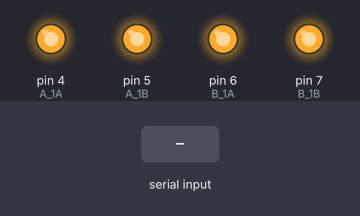
Bench run of a sketch on a simulated Arduino Uno, built with avr-gcc and run on an emulated ATmega328P. Parts: output pins drawn as LEDs (lit = HIGH). Inputs (shaded band) come from the test bench. What the sketch prints to the serial monitor is not drawn.

Above: at 1.2 s.
1.3 s: "]" received over Serial
3.2 s: "90,45,200\n" received over Serial
5.1 s: "]" received over Serial
At 6.3 s:
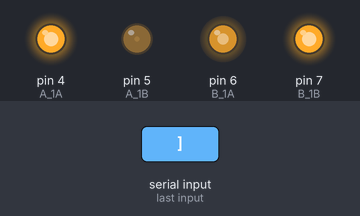
Timing chart, 0 to 8.1 s (numbered marks = the images above; inputs shaded):
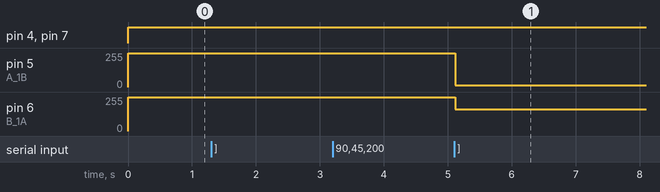

Measured:
- after the input at 1.3 s, every drawn part: stays the same
- after the input at 3.2 s, every drawn part: stays the same
- after the input at 5.1 s, pin 5 (A_1B): 255/255 → 15/255 at once; pin 6 (B_1A): 255/255 → 165/255 at once

The sketch:

4WD_Bluetooth_control.ino
```cpp
/*此示例必须与Blinker app联动，下载方式和更多相关资料请访问https://blinker.app/   */

//更多资料欢迎访问我们的官网 http://openjumper.cn/ 或联系邮箱 support@openjumper.com
//https://openjumper.taobao.com/ --OPENJUMPER官方店铺
//https://shop555818949.taobao.com/ --OPENJUMPER企业店铺


char cmd[7] = "128,128";  //定义一个数组用于抓取蓝牙摇杆的信号
int index = 0; //定义一个数用于对数组进行操控
int x = 128, y = 128;  //定义两个变量存储蓝牙摇杆的信号值
int R_motor = 0;  //定义右轮速度值
int L_motor = 0; //定义左轮速度值
char *p;  //定义一个指针用于分离字符串中的指令

#define A_1A 4 //A组电机正反转控制
#define A_1B 5 //PWM
#define B_1A 6 //PMW//B组电机正反转控制
#define B_1B 7 //

void serialEvent()   //当串口有字符串传入后触发函数
{
  while (Serial.available())
  {
    char inChar = Serial.read();
    if (isDigit(inChar) || inChar == ',')
    {
      cmd[index] = inChar;
      index++;
      if (index > 7)
        index = 7;
    }
    else if (inChar == ']')
    {
      p = strtok(cmd, ",");
      if (p == NULL)
        return;
      x = atoi(p);
      p = strtok(NULL, ",");
      if (p == NULL)
        return;
      y = atoi(p);

      Convert(x, y);

      for (int i = 7; i > 0; i--)
      {
        cmd[i] = "";
      }
      index = 0;
    }
  }
}

void Convert(int x_val, int y_val)//将摇杆向量转化为左右驱动轮速度
{
  R_motor = 0;//初始化轮速
  L_motor = 0;
  if(x_val==128||y_val==128)  //摇杆处于中间位置时速度为零
  {
    R_motor = 0;
    L_motor = 0;
  }
  else
  {
    R_motor -= map(x_val, 0, 255, -255, 255);//将摇杆的向量模分配到左右两轮的轮速，有优化的可能
    R_motor += map(y_val, 0, 255, -255, 255);
    L_motor += map(x_val, 0, 255, -255, 255);
    L_motor += map(y_val, 0, 255, -255, 255);
  }

  if (R_motor > 255)
  {
    R_motor = 255;
  }
  else if (R_motor < -255)
  {
    R_motor = -255;
  }
  else if (L_motor > 255)
  {
    L_motor = 255;
  }
  else if (L_motor < -255)
  {
    L_motor = -255;
  }
}

void motion(int speed_A, int speed_B) //电机速度控制函数。括号内分别为左右电机速度值，直接作用于L9110S电机驱动
{
  if (speed_A > 0) //范围-255～+255，正值为正转，负值为反转。
  {
    digitalWrite(A_1A, 0);
    analogWrite(A_1B, speed_A); //PWM控制速度
  }
  else
  {
    digitalWrite(A_1A, 1);
    analogWrite(A_1B, 255 + speed_A); //PWM控制速度
  }
  if (speed_B > 0)
  {
    analogWrite(B_1A, speed_B); //PWM控制速度
    digitalWrite(B_1B, 0);
  }
  else
  {
    analogWrite(B_1A, 255 + speed_B); //PWM控制速度
    digitalWrite(B_1B, 1);
  }
}

void setup()
{
  Serial.begin(9600);    //打开串口设置波特率
  pinMode(A_1A, OUTPUT); //配置电机输出IO口为输出
  pinMode(A_1B, OUTPUT);
  pinMode(B_1A, OUTPUT);
  pinMode(B_1B, OUTPUT);
}

void loop()
{

  Serial.print(L_motor);//串口返回轮速数据
  Serial.print("   ");
  Serial.print(R_motor);
  Serial.println();

  motion(L_motor, R_motor);//将轮速数据传递到动力函数中
  delay(1);
}
```
